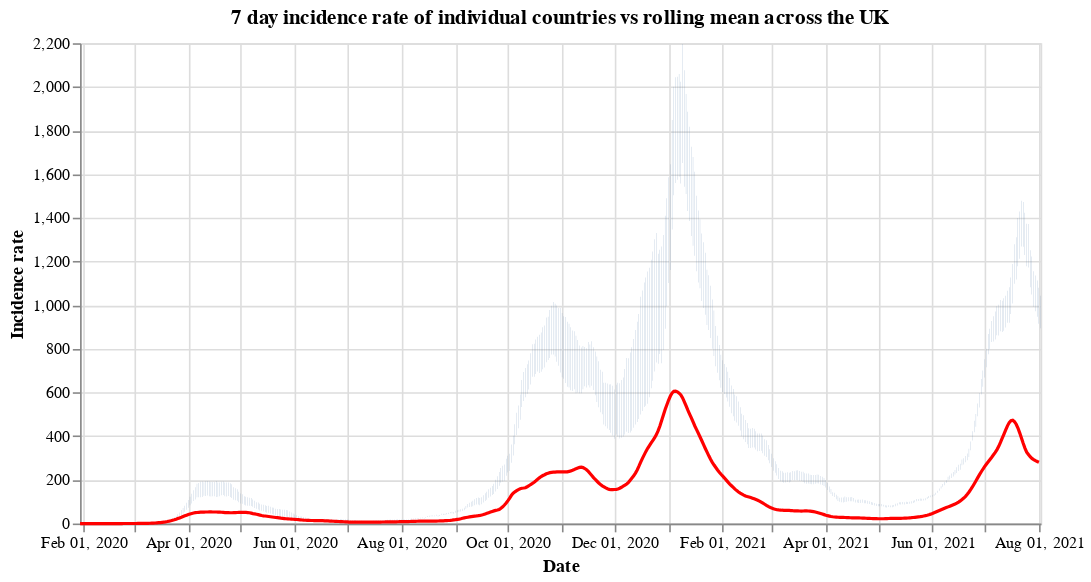

Notebook code for this chart:
### Code cell
#collapse
countries = uk_cases['areaName'].unique()
countries.sort()

selection = alt.selection_single(
    name='Select',
    fields=['areaName'],
    init={'areaName': 'Wales'},
    bind={'areaName': alt.binding_select(options=countries)}
)

# scatter plot, modify opacity based on selection
bars = alt.Chart(uk_cases).mark_bar().add_selection(
    selection
).encode(
    x=alt.X("yearmonthdate(date):T", axis=alt.Axis(title='Date')),
    y=alt.Y("weeklyCasesRate:Q", axis=alt.Axis(title='Incidence rate')),
    tooltip='weeklyCasesRate:Q',
    opacity=alt.condition(selection, alt.value(1), alt.value(0))
).properties(title=f'7 day incidence rate of individual countries vs rolling mean across the UK', width=600)

line = alt.Chart(overview_cases).mark_line(
    color='red',
    size=2,
).transform_window(
    rolling_mean='mean(weeklyCasesRate)',
    frame=[0, 7]
).encode(
    x='yearmonthdate(date):T',
    y='rolling_mean:Q'
)

alt.layer(bars, line)

### Figure 1 — Vega-Lite specification as saved in the notebook (floating-point values rounded to 4 significant figures; data arrays with more than 128 entries replaced by an {"elided": "..."} marker saying what was removed)
{"config": {"view": {"continuousWidth": 400, "continuousHeight": 300}}, "layer": [{"data": {"name": "data-04b92485cb95752a7b35fde4e3bc4acb"}, "mark": "bar", "encoding": {"opacity": {"condition": {"value": 1, "selection": "Select"}, "value": 0}, "tooltip": {"type": "quantitative", "field": "weeklyCasesRate"}, "x": {"type": "temporal", "axis": {"title": "Date"}, "field": "date", "timeUnit": "yearmonthdate"}, "y": {"type": "quantitative", "axis": {"title": "Incidence rate"}, "field": "weeklyCasesRate"}}, "selection": {"Select": {"type": "single", "fields": ["areaName"], "init": {"areaName": "Wales"}, "bind": {"areaName": {"input": "select", "options": ["England", "Northern Ireland", "Scotland", "Wales"]}}}}, "title": "7 day incidence rate of individual countries vs rolling mean across the UK", "width": 600}, {"data": {"name": "data-f4beb82cd0d512e1518c69b8c4f3299f"}, "mark": {"type": "line", "color": "red", "size": 2}, "encoding": {"x": {"type": "temporal", "field": "date", "timeUnit": "yearmonthdate"}, "y": {"type": "quantitative", "field": "rolling_mean"}}, "transform": [{"window": [{"op": "mean", "field": "weeklyCasesRate", "as": "rolling_mean"}], "frame": [0, 7]}]}], "$schema": "https://vega.github.io/schema/vega-lite/v4.8.1.json", "datasets": {"data-04b92485cb95752a7b35fde4e3bc4acb": {"elided": "2108 records"}, "data-f4beb82cd0d512e1518c69b8c4f3299f": {"elided": "550 records"}}}
